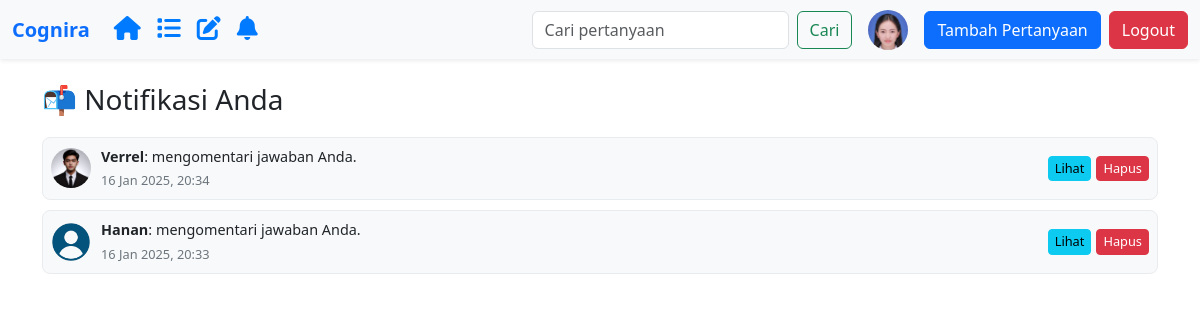
The app's page /user/notifikasi.php (signed in) with its own data.
### tables this page shows
CREATE TABLE `pengguna_cognira` (
  `pengguna_id` varchar(11) NOT NULL,
  `nama_pengguna` varchar(50) NOT NULL,
  `email` varchar(100) NOT NULL,
  `kata_sandi` varchar(255) NOT NULL,
  `foto` varchar(50) DEFAULT NULL,
  `created_at` datetime NOT NULL,
  `statusblock` tinyint(1) NOT NULL DEFAULT 0,
  `blokir_hingga` datetime DEFAULT NULL
);

CREATE TABLE `notifikasi` (
  `notifikasi_id` int(11) NOT NULL,
  `penerima_id` varchar(11) NOT NULL,
  `pengirim_id` varchar(11) NOT NULL,
  `pesan` text NOT NULL,
  `target_id` int(11) NOT NULL,
  `target_type` enum('answer','comment','question') DEFAULT NULL,
  `question_id` int(11) DEFAULT NULL,
  `waktu_notifikasi` datetime DEFAULT current_timestamp(),
  `status_dibaca` tinyint(1) DEFAULT 0
);

### user/notifikasi.php (the view, shortened to what this page needs)
<?php
require_once '../config.php';
require_once '../template/navbar-user.php';
$user_id = $_SESSION['ssLogin'];
$query = "SELECT n.*,
                 u.nama_pengguna,
                 u.foto,
                 q.title AS question_title
          FROM notifikasi n
          LEFT JOIN pengguna_cognira u ON n.pengirim_id = u.pengguna_id
          LEFT JOIN questions q ON n.question_id = q.question_id
          WHERE n.penerima_id = ?
          ORDER BY n.waktu_notifikasi DESC";
$stmt = $koneksi->prepare($query);
$stmt->bind_param('s', $user_id);
$stmt->execute();
$result = $stmt->get_result();
?>
<!DOCTYPE html>
<html lang="id">
<head>
    <link rel="stylesheet" href="https://cdn.jsdelivr.net/npm/bootstrap@5.3.0/dist/css/bootstrap.min.css">
</head>
<body>
    <div class="container mt-4">
        <h3 class="notification-header">📬 Notifikasi Anda</h3>
        <div class="notification-container">
            <?php if ($result->num_rows > 0): ?>
                <?php while ($row = $result->fetch_assoc()): ?>
                    <div class="notification-item">
                        <img src="<?= !empty($row['foto']) && file_exists('../asset/uploads/' . $row['foto'])
                            ? '../asset/uploads/' . htmlspecialchars($row['foto'])
                            : '../asset/uploads/default.png'; ?>"
                            alt="Foto Pengguna">
                        <div class="content">
                            <p>
                                <strong><?= $row['pengirim_id'] === 'system' ? '<span style="color: #dc3545;">⚠️ Sistem</span>' : htmlspecialchars($row['nama_pengguna']); ?></strong>:
                                <?= htmlspecialchars($row['pesan']); ?>
                            </p>
                            <small><?= date('d M Y, H:i', strtotime($row['waktu_notifikasi'])); ?></small>
                        </div>
                        <div class="actions">
                            <?php if ($row['target_type'] === 'answer'): ?>
                                <a href="../question/question-detail.php?id=<?= $row['question_id']; ?>&answer_id=<?= $row['target_id']; ?>"
                                   class="btn btn-info btn-sm">Lihat</a>
                            <?php elseif ($row['target_type'] === 'comment'): ?>
                                <a href="../question/question-detail.php?id=<?= $row['question_id']; ?>&comment_id=<?= $row['target_id']; ?>"
                                   class="btn btn-info btn-sm">Lihat</a>
                            <?php elseif ($row['target_type'] === 'question'): ?>
                                <a href="../question/question-detail.php?id=<?= $row['target_id']; ?>"
                                   class="btn btn-info btn-sm">Lihat</a>
                            <?php endif; ?>
                            <button onclick="confirmDelete(<?= $row['notifikasi_id']; ?>)"
                                    class="btn btn-danger btn-sm">Hapus</button>
                        </div>
                    </div>
                <?php endwhile; ?>
            <?php else: ?>
                <p class="empty-notification">Belum ada notifikasi.</p>
            <?php endif; ?>
        </div>
    </div>
</body>
</html>

### template/navbar-user.php (shortened to what this page needs)
<?php
require_once "../config.php";
$pengguna_id = $_SESSION['ssLogin'];
$query = $koneksi->prepare("SELECT foto FROM pengguna_cognira WHERE pengguna_id = ?");
$query->bind_param('s', $pengguna_id);
$query->execute();
$result = $query->get_result();
$user = $result->fetch_assoc();
$foto_profil = (!empty($user['foto']) && file_exists("../asset/uploads/" . $user['foto']))
    ? "../asset/uploads/" . htmlspecialchars($user['foto'])
    : "../asset/uploads/default.png";
?>
<!DOCTYPE html>
<html lang="id">
<head>
    <link rel="stylesheet" href="https://cdn.jsdelivr.net/npm/bootstrap@5.3.0/dist/css/bootstrap.min.css">
    <link rel="stylesheet" href="https://cdnjs.cloudflare.com/ajax/libs/font-awesome/6.0.0/css/all.min.css">
</head>
<body>
    <nav class="navbar navbar-expand-lg navbar-light bg-light shadow-sm">
        <div class="container-fluid">
            <a class="navbar-brand fw-bold text-primary" href="../user/dashboard-user.php">Cognira</a>
            <ul class="navbar-nav me-auto mb-2 mb-lg-0">
                <li class="nav-item">
                    <a class="nav-link" href="/app_cognira/user/dashboard-user.php">
                        <i class="fa-solid fa-house"></i>
                    </a>
                </li>
                <li class="nav-item">
                    <a class="nav-link" href="/app_cognira/question/forum.php">
                        <i class="fas fa-list"></i>
                    </a>
                </li>
                <li class="nav-item">
                    <a class="nav-link" href="/app_cognira/question/forum-without-answer.php">
                        <i class="fas fa-pen-to-square"></i>
                    </a>
                </li>
                <li class="nav-item position-relative">
                    <a class="nav-link" href="/app_cognira/user/notifikasi.php">
                        <i class="fas fa-bell"></i>
                    </a>
                </li>
            </ul>
            <form class="d-flex me-3" action="../template/search.php" method="GET">
                <input class="form-control me-2" type="search" name="query" placeholder="Cari pertanyaan" aria-label="Search">
                <button class="btn btn-outline-success" type="submit">Cari</button>
            </form>
            <div class="d-flex align-items-center">
                <a href="../user/profile-user.php">
                    <img src="<?= $foto_profil; ?>" alt="Foto Profil" class="rounded-circle me-3" width="40" height="40">
                </a>
                <a href="../user/add-question.php" class="btn btn-primary me-2">Tambah Pertanyaan</a>
                <a href="../auth/logout.php" class="btn btn-danger" onclick="return confirmLogout();">Logout</a>
            </div>
        </div>
    </nav>
</body>
</html>

### template/navbar-user.php (style rules this page uses)
.nav-link i { color: #007bff; font-size: 1.5rem; transition: color 0.3s ease; position: relative; }

### user/notifikasi.php (style rules this page uses)
.notification-item { display: flex; align-items: center; margin-bottom: 10px; padding: 8px; border-radius: 8px; background-color: #f8f9fa; border: 1px solid #e9ecef; transition: background-color 0.3s ease; }
.notification-item img { width: 40px; height: 40px; border-radius: 50%; object-fit: cover; margin-right: 10px; }
.notification-item .content { flex: 1; }
.notification-item p { margin: 0; font-size: 0.9rem; }
.notification-item small { color: #6c757d; font-size: 0.8rem; }
.notification-item .actions { display: flex; gap: 5px; }
.notification-item .btn-sm { padding: 2px 6px; font-size: 0.8rem; }
.notification-header { margin-bottom: 20px; }

### records on screen
pengguna_cognira: foto (picture)
notifikasi: pengguna_cognira.foto (picture), pengguna_cognira.nama_pengguna "Verrel", pesan "mengomentari jawaban Anda.", waktu_notifikasi "16 Jan 2025, 20:34"
notifikasi: pengguna_cognira.foto (placeholder picture), pengguna_cognira.nama_pengguna "Hanan", pesan "mengomentari jawaban Anda.", waktu_notifikasi "16 Jan 2025, 20:33"
